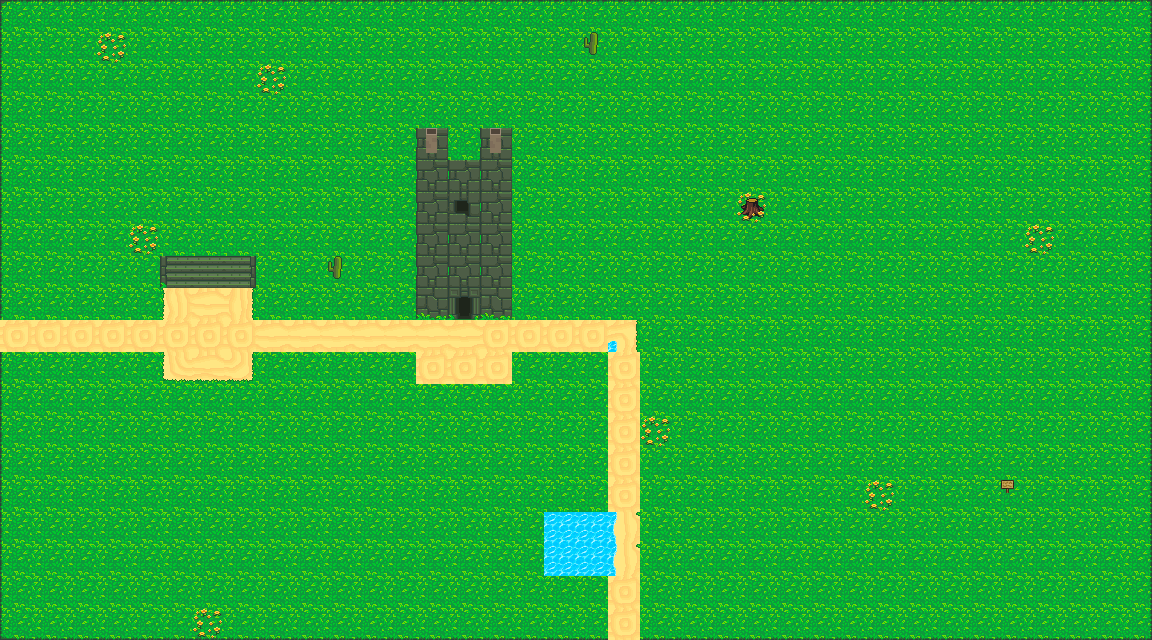

Below is a game level as drawn by its tile map, then a one-line description and the .tmx that defines it (tile-layer data replaced by summaries):
An orthogonal 36x20 tile map with 32x32 px tiles, 3 tile layers (ground, detail_down, detail_up) and 9 objects (3x interactable, 3x spawn).

<map version="1.10" tiledversion="1.11.2" orientation="orthogonal" renderorder="right-down" width="36" height="20" tilewidth="32" tileheight="32" infinite="0" nextlayerid="7" nextobjectid="17">
 <editorsettings>
  <export target="../content/maps/village.json" format="json" />
 </editorsettings>
 <tileset firstgid="1" source="main.tsx" />
 <layer id="1" name="ground" width="36" height="20">
  <data>[720 cells, 720 non-empty, 24 distinct tile ids]</data>
 </layer>
 <objectgroup id="6" name="collision">
  <object id="9" x="416.618" y="319.573">
   <polygon points="0,0 -0.293186,-191.157 31.6641,-191.744 30.7846,-160.373 63.3283,-159.787 63.6214,-190.571 95.2856,-190.864 94.9924,0.293186" />
  </object>
  <object id="10" x="743.068" y="202.193" width="19.5544" height="16.4257">
   <ellipse />
  </object>
  <object id="13" x="544.793" y="511.794" width="63.5541" height="64.1652" />
 </objectgroup>
 <layer id="3" name="detail_down" width="36" height="20">
  <data>[720 cells, 17 non-empty, 6 distinct tile ids]</data>
 </layer>
 <objectgroup id="5" name="objects">
  <object id="2" name="village_tower_door" type="interactable" x="448" y="288" width="32" height="33">
   <properties>
    <property name="destination_map" value="village_tower" />
    <property name="destination_spawn" value="village_tower_inner_spawn" />
    <property name="is_visible" type="bool" value="false" />
    <property name="kind" value="transition" />
    <property name="label" value="Village Tower" />
   </properties>
  </object>
  <object id="3" name="village_tower_exit_spawn" type="spawn" x="464.014" y="333.306">
   <properties>
    <property name="kind" value="spawn" />
   </properties>
  </object>
  <object id="4" name="village_stump_hidden_chest" type="interactable" x="736.086" y="192.265" width="31.9011" height="31.615">
   <properties>
    <property name="is_visible" type="bool" value="false" />
    <property name="kind" value="container" />
    <property name="label" value="Village Stump Chest" />
    <property name="object_id" value="dungeon_chest" />
   </properties>
  </object>
  <object id="6" name="village_west_spawn" type="spawn" x="13.582" y="336.834">
   <properties>
    <property name="kind" value="spawn" />
   </properties>
  </object>
  <object id="8" name="village_south_spawn" type="spawn" x="622.673" y="624.929">
   <properties>
    <property name="kind" value="spawn" />
   </properties>
  </object>
  <object id="16" name="bob_blacksmith" type="interactable" x="993.719" y="481.57" width="28.8413" height="29.3697">
   <properties>
    <property name="enabled" value="true" />
    <property name="is_collidable" type="bool" value="true" />
    <property name="is_visible" type="bool" value="false" />
    <property name="kind" value="npc" />
    <property name="npc_id" value="blacksmith" />
    <property name="one_shot" value="false" />
   </properties>
  </object>
 </objectgroup>
 <layer id="4" name="detail_up" width="36" height="20">
  <data>[720 cells, 2 non-empty, 1 distinct tile ids]</data>
 </layer>
</map>
